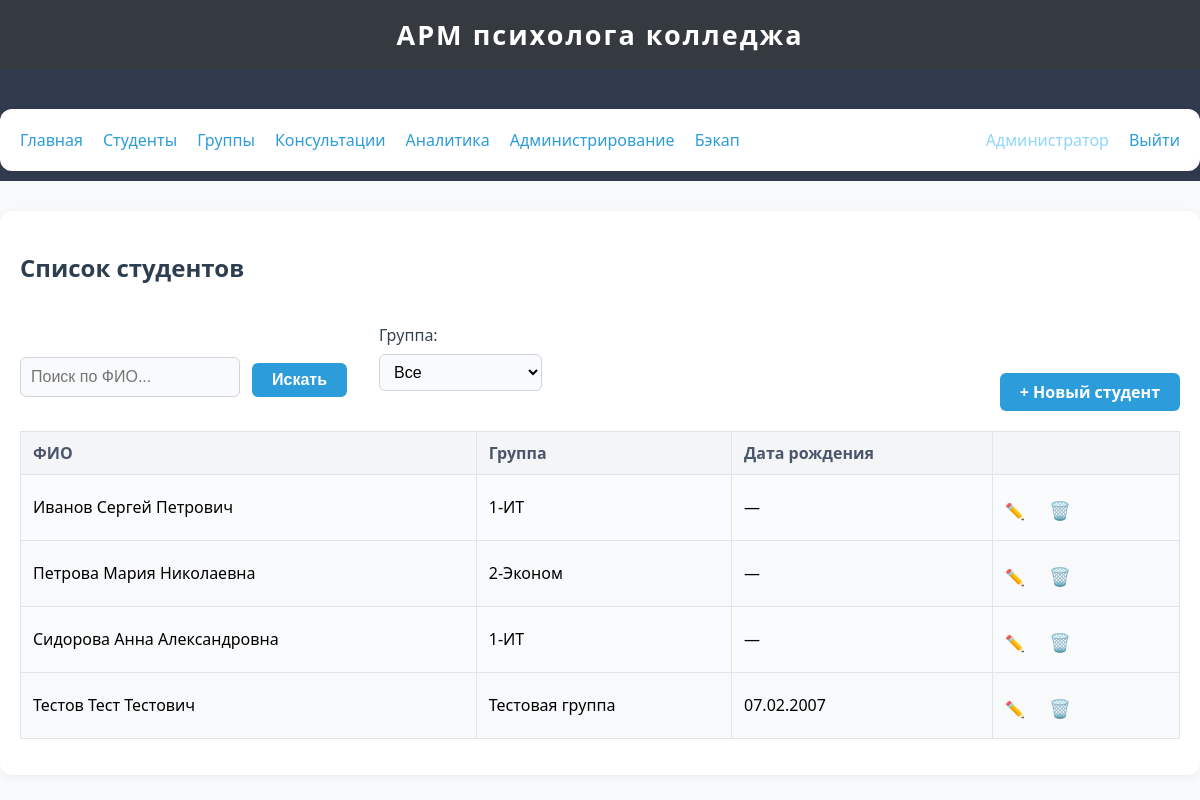
Page /students/ (signed in) on the committed database.
### app/models.py (models this page shows, shortened)
class User(db.Model, UserMixin):
    __tablename__ = 'users'
    id = db.Column(db.Integer, primary_key=True)
    username = db.Column(db.String(64), unique=True, nullable=False)
    password_hash = db.Column(db.String(128), nullable=False)
    role = db.Column(db.String(16), nullable=False, default='psychologist')  # 'psychologist' or 'admin'
    full_name = db.Column(db.String(128), nullable=True)

class Student(db.Model):
    __tablename__ = 'students'
    id = db.Column(db.Integer, primary_key=True)
    full_name = db.Column(db.String(128), nullable=False)
    group_id = db.Column(db.Integer, db.ForeignKey('groups.id'), nullable=True)
    date_of_birth = db.Column(db.Date, nullable=True)
    consultations = db.relationship('Consultation', backref='student', lazy=True)

class Group(db.Model):
    __tablename__ = 'groups'
    id = db.Column(db.Integer, primary_key=True)
    name = db.Column(db.String(64), unique=True, nullable=False)
    students = db.relationship('Student', backref='group', lazy=True)

### app/routes/students.py (the view)
@students_bp.route('/', methods=['GET', 'POST'])
@login_required
def list_students():
    form = SearchForm()
    group_id = request.args.get('group_id', type=int)
    query = Student.query
    if group_id:
        query = query.filter_by(group_id=group_id)
    search = form.query.data if form.validate_on_submit() else request.args.get('query', '')
    if search:
        query = query.filter(Student.full_name.ilike(f"%{search}%"))
    students = query.order_by(Student.full_name).all()
    groups = Group.query.all()
    return render_template('students/list.html', students=students, groups=groups, form=form, group_id=group_id, search=search)

### app/forms.py
class SearchForm(FlaskForm):
    query = StringField('Поиск', validators=[Optional()])
    submit = SubmitField('Искать')

### app/templates/students/list.html (shortened to what this page needs)
{% extends 'base.html' %}
{% block content %}
<h2>Список студентов</h2>
<div class="filter-row">
    <form method="get" class="search-box" style="margin-right:10px;">
        {{ form.query(size=24, placeholder="Поиск по ФИО...") }}
        <button type="submit" class="btn">Искать</button>
    </form>
    <form method="get">
        <label for="group_id">Группа:</label>
        <select name="group_id" id="group_id" onchange="this.form.submit()">
            <option value="">Все</option>
        </select>
    </form>
    <a href="{{ url_for('students.add_student') }}" class="btn">+ Новый студент</a>
</div>
<table>
    <thead>
        <tr>
            <th>ФИО</th>
            <th>Группа</th>
            <th>Дата рождения</th>
            <th></th>
        </tr>
    </thead>
    <tbody>
    {% for s in students %}
        <tr>
            <td>{{ s.full_name }}</td>
            <td>{{ s.group.name if s.group else '—' }}</td>
            <td>{% if s.date_of_birth %}{{ s.date_of_birth.strftime('%d.%m.%Y') }}{% else %}—{% endif %}</td>
            <td>
                <a href="{{ url_for('students.edit_student', student_id=s.id) }}" title="Редактировать">✏️</a>
                <form method="post" action="{{ url_for('students.delete_student', student_id=s.id) }}"
                      style="display:inline;" class="delete-form">
                    <button type="submit" title="Удалить" style="background:none;border:none;color:#e74c3c;font-size:1.1em;cursor:pointer;">🗑️</button>
                </form>
            </td>
        </tr>
    {% else %}
        <tr>
            <td colspan="4"><i>Нет студентов.</i></td>
        </tr>
    {% endfor %}
    </tbody>
</table>
{% endblock %}

### app/templates/base.html (shortened to what this page needs)
<!DOCTYPE html>
<html lang="ru">
<head>
    <link rel="stylesheet" href="{{ url_for('static', filename='css/style.css') }}">
</head>
<body>
    <header>
        <div style="font-size:1.3em; font-weight:600;">АРМ психолога колледжа</div>
    </header>
    <nav style="background:#313b4d; padding:10px 0;">
        <div class="container" style="display:flex;gap:20px;align-items:center;">
            <a href="{{ url_for('index') }}">Главная</a>
            <a href="{{ url_for('students.list_students') }}">Студенты</a>
            <a href="{{ url_for('groups.list_groups') }}">Группы</a>
            <a href="{{ url_for('consultations.list_consultations') }}">Консультации</a>
            <a href="{{ url_for('analytics.overview') }}">Аналитика</a>
            {% if current_user.is_authenticated and current_user.role == 'admin' %}
                <a href="{{ url_for('admin.users') }}">Администрирование</a>
                <a href="{{ url_for('backup.backup_page') }}">Бэкап</a>
            {% endif %}
            {% if current_user.is_authenticated %}
                <span style="color:#8fd6ff;font-weight:500;">{{ current_user.full_name or current_user.username }}</span>
                <a href="{{ url_for('auth.logout') }}">Выйти</a>
            {% else %}
                <a href="{{ url_for('auth.login') }}">Войти</a>
            {% endif %}
        </div>
    </nav>
    <div class="container">
        {% block content %}
        {% endblock %}
    </div>
</body>
</html>

### app/static/css/style.css (style rules this page uses)
body { background: #f8f9fa; font-family: "Segoe UI", Arial, sans-serif; font-size: 16px; margin: 0; padding: 0; }
header, nav, .navbar, .sidebar { background: #343a40; color: #fff; }
header { padding: 16px 0; text-align: center; font-size: 1.3em; letter-spacing: 2px; }
.container { max-width: 1200px; margin: 30px auto 0 auto; padding: 20px; background: #fff; border-radius: 12px; box-shadow: 0 2px 10px rgba(0,0,0,0.05); }
h1, h2, h3 { color: #2c3e50; font-weight: 600; }
table { width: 100%; border-collapse: collapse; margin: 16px 0; background: #fafbfc; }
th, td { border: 1px solid #e1e4e8; padding: 10px 12px; text-align: left; vertical-align: middle; }
th { background: #f3f5f7; color: #4c566a; font-weight: bold; }
tr:nth-child(even) { background: #f7f9fb; }
form { margin: 20px 0; }
label { display: block; margin-bottom: 6px; font-weight: 500; color: #374151; }
input[type="text"], input[type="password"], input[type="date"], input[type="datetime-local"], select, textarea { width: 100%; padding: 8px 10px; font-size: 1em; border: 1px solid #d1d5db; border-radius: 6px; outline: none; background: #f9fafb; box-sizing: border-box; margin-top: 2px; }
button, .btn { background: #2d9cdb; color: #fff; border: none; border-radius: 6px; padding: 8px 20px; font-size: 1em; font-weight: 600; cursor: pointer; transition: background 0.15s; margin-top: 8px; }
a { color: #2d9cdb; text-decoration: none; transition: color 0.17s; }
.search-box { margin: 0 0 14px 0; display: flex; gap: 12px; }
.search-box input[type="text"] { width: 220px; min-width: 150px; }
.filter-row { margin: 12px 0 20px 0; display: flex; gap: 22px; align-items: flex-end; }

### rows in the picture
User: full_name "Администратор"
Student: full_name "Иванов Сергей Петрович", group "1-ИТ"
Student: full_name "Петрова Мария Николаевна", group "2-Эконом"
Student: full_name "Сидорова Анна Александровна", group "1-ИТ"
Student: full_name "Тестов Тест Тестович", group "Тестовая группа", date_of_birth "07.02.2007"
